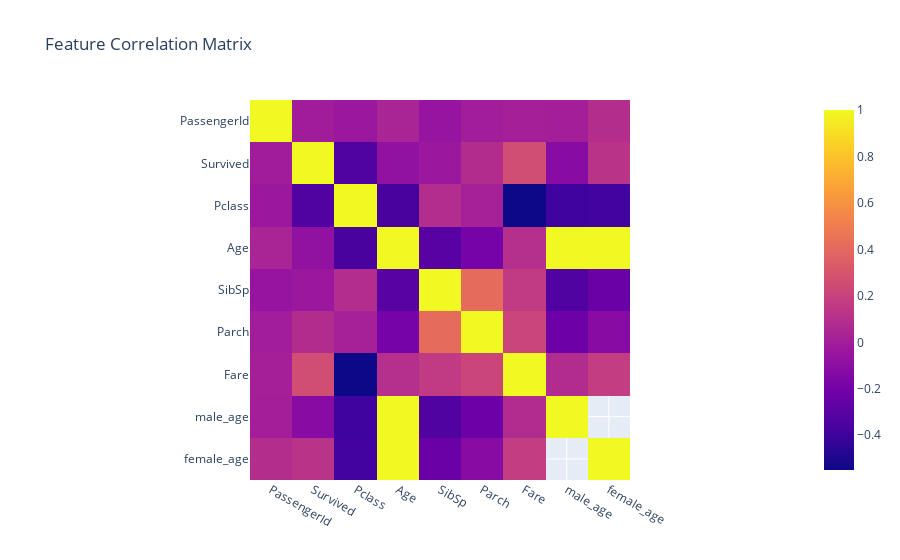

Source (notebook cell):
### Code cell
px.imshow(df.corr(), title="Feature Correlation Matrix")

### Figure 1 — Plotly figure (JSON) as saved in the notebook; plotly's stock layout.template omitted (floating-point values rounded to 4 significant figures)
{"data": [{"coloraxis": "coloraxis", "hovertemplate": "x: %{x}<br>y: %{y}<br>color: %{z}<extra></extra>", "type": "heatmap", "x": ["PassengerId", "Survived", "Pclass", "Age", "SibSp", "Parch", "Fare", "male_age", "female_age"], "y": ["PassengerId", "Survived", "Pclass", "Age", "SibSp", "Parch", "Fare", "male_age", "female_age"], "z": [[1, -0.005007, -0.03514, 0.03685, -0.05753, -0.001652, 0.01266, 0.006191, 0.0859], [-0.005007, 1, -0.3385, -0.07722, -0.03532, 0.08163, 0.2573, -0.1196, 0.1161], [-0.03514, -0.3385, 1, -0.3692, 0.08308, 0.01844, -0.5495, -0.3928, -0.3862], [0.03685, -0.07722, -0.3692, 1, -0.3082, -0.1891, 0.09607, 1, 1], [-0.05753, -0.03532, 0.08308, -0.3082, 1, 0.4148, 0.1597, -0.335, -0.2414], [-0.001652, 0.08163, 0.01844, -0.1891, 0.4148, 1, 0.2162, -0.2324, -0.1185], [0.01266, 0.2573, -0.5495, 0.09607, 0.1597, 0.2162, 1, 0.07733, 0.1715], [0.006191, -0.1196, -0.3928, 1, -0.335, -0.2324, 0.07733, 1, null], [0.0859, 0.1161, -0.3862, 1, -0.2414, -0.1185, 0.1715, null, 1]]}], "layout": {"coloraxis": {"colorscale": [[0, "#0d0887"], [0.1111, "#46039f"], [0.2222, "#7201a8"], [0.3333, "#9c179e"], [0.4444, "#bd3786"], [0.5556, "#d8576b"], [0.6667, "#ed7953"], [0.7778, "#fb9f3a"], [0.8889, "#fdca26"], [1, "#f0f921"]]}, "title": {"text": "Feature Correlation Matrix"}, "xaxis": {"constrain": "domain", "scaleanchor": "y"}, "yaxis": {"autorange": "reversed", "constrain": "domain"}}}
